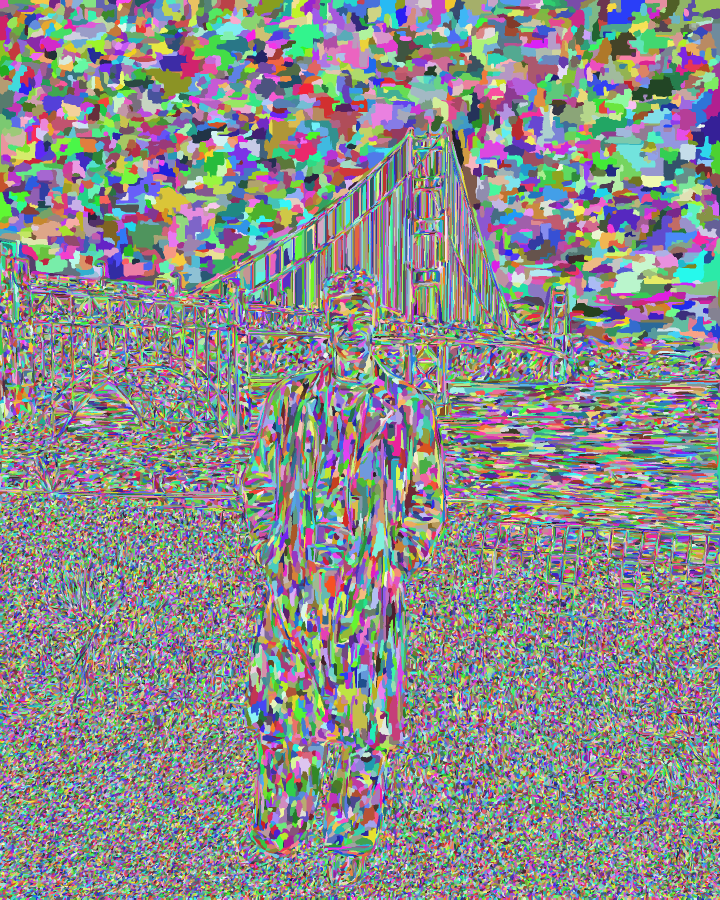
#> input picture tmp/v3_hybrid_golden_gate/micro_ids.png, 1440 x 1799 px, given in place of source.png, which was not available (shown at 1/2 size)
$ python render_control_atlas.py out.png
#> lines starting #> are read from the running program, lines starting #| are printed output that depends on the picture; pictures that were not available may be replaced by others from this repository, and a replacement may not be noted
#!/usr/bin/env python3
"""Render the frozen control audit as one compact visual atlas."""

from __future__ import annotations

import argparse
from pathlib import Path

from PIL import Image, ImageDraw


ROWS = ("pikachu_hard", "coffee", "astronaut", "checker", "coins")
COLUMNS = (
    ("source.png", "source"),
    ("reconstruction.png", "V3 reconstruction"),
    ("compound_regions.png", "compound regions"),
    ("historical_family_control.png", "old family control"),
)


def _panel(path: Path, side: int) -> Image.Image:
    with Image.open(path) as source:
        image = source.convert("RGB")
    image.thumbnail((side, side), Image.Resampling.NEAREST)
    panel = Image.new("RGB", (side, side), "white")
    panel.paste(image, ((side - image.width) // 2, (side - image.height) // 2))
    return panel


def main() -> int:
    parser = argparse.ArgumentParser(description=__doc__)
    parser.add_argument("results", type=Path)
    parser.add_argument("--out", type=Path)
    parser.add_argument("--side", type=int, default=256)
    args = parser.parse_args()
    header = 32
    row_label = 112
    gap = 4
    width = row_label + len(COLUMNS) * (args.side + gap)
    height = header + len(ROWS) * (args.side + gap)
    atlas = Image.new("RGB", (width, height), (242, 242, 240))
    draw = ImageDraw.Draw(atlas)
    for column, (_, label) in enumerate(COLUMNS):
        x = row_label + column * (args.side + gap)
        draw.text((x + 4, 9), label, fill=(20, 20, 20))
    for row, name in enumerate(ROWS):
        y = header + row * (args.side + gap)
        draw.text((8, y + 12), name.replace("_", " "), fill=(20, 20, 20))
        for column, (filename, _) in enumerate(COLUMNS):
            x = row_label + column * (args.side + gap)
            atlas.paste(_panel(args.results / name / filename, args.side), (x, y))
#> in _panel, source is the input picture: PIL image 1440x1799 RGB; mean R, G, B 138.8, 139.9, 140.6
#> in _panel, `image.thumbnail((side, side), Image.Resampling.NEAREST)`:
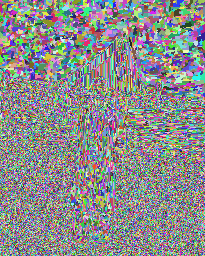
#> image: PIL image 205x256 RGB; mean R, G, B 139, 139.8, 140.7
#> in _panel, `panel = Image.new("RGB", (side, side), "white")`: panel: PIL image 256x256 RGB; every value is 255
#> in _panel, `panel.paste(image, ((side - image.width) // 2, (side - image.height) /..`:
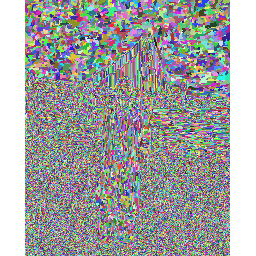
#> panel: PIL image 256x256 RGB; mean R, G, B 162.1, 162.7, 163.4
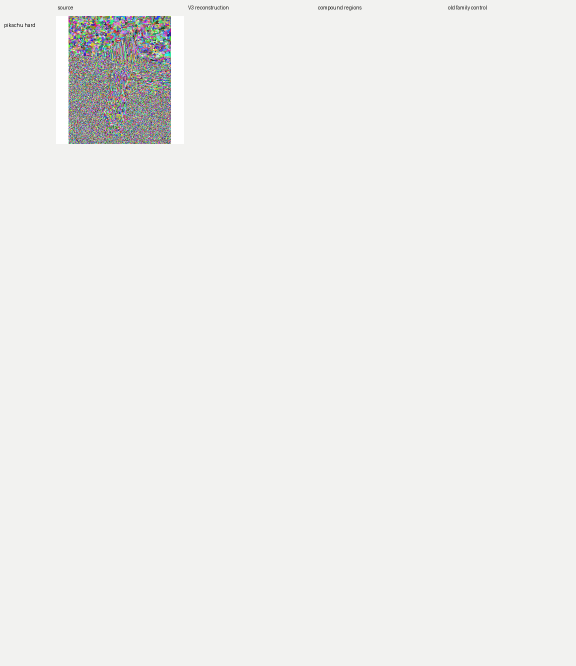
#> atlas: PIL image 1152x1332 RGB (shown at 1/2 size); mean R, G, B 238.5, 238.5, 236.6
    output = args.out or (args.results / "control_atlas.png")
    atlas.save(output)
    return 0


if __name__ == "__main__":
#> (the run stopped early here; a loop or call above may not have finished)
